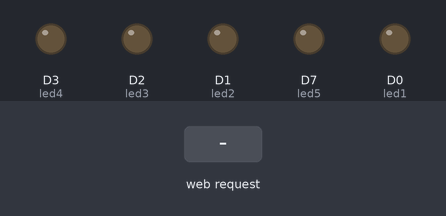
The sketch below on a simulated ESP8266 (NodeMCU). Shown: output pins drawn as LEDs (lit = HIGH). The test bench sets the inputs (shaded band). WiFi joins after 1.5 s; servers stay silent unless stated; what the sketch prints to the serial monitor is not drawn.

Above: at 2.7 s.
2.8 s: HTTP request GET /D1_ON received
At 3.5 s:
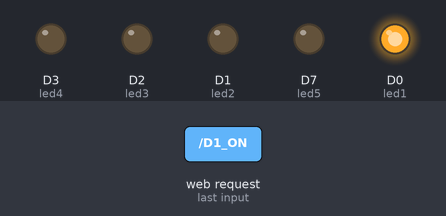
4.3 s: HTTP request GET /D2_ON received
At 4.7 s:
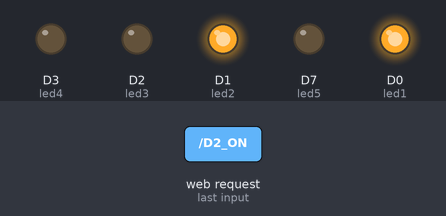
5.8 s: HTTP request GET /D1_OFF received
At 7.0 s:
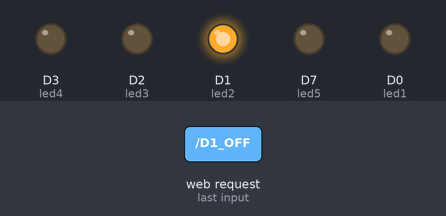
7.3 s: HTTP request GET /D3_ON received
At 8.2 s:
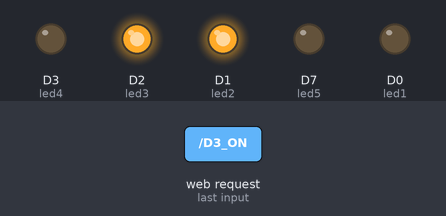
8.8 s: HTTP request GET /D2_OFF received
At 9.3 s:
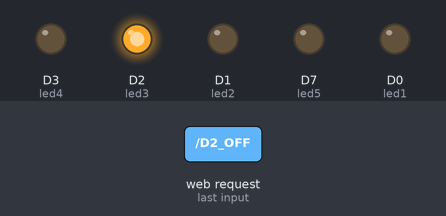
10.3 s: HTTP request GET /D4_ON received
At 11.6 s:
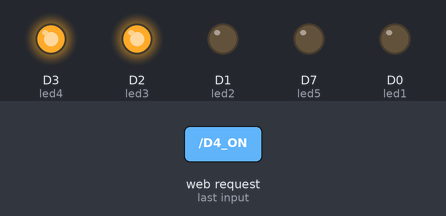
Timing chart, 0 to 12.8 s (numbered marks = the images above; inputs shaded):
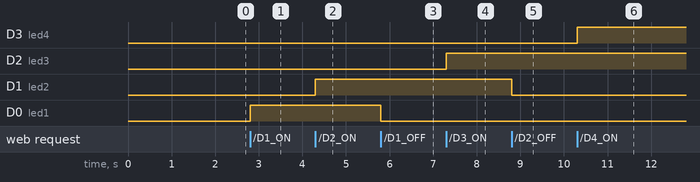

The sketch:

STATION_MODE_NEED_ROUTER.ino
```cpp
// (licence header left out)
#include <ESP8266WiFi.h>
#include <WiFiClient.h>
#include <ESP8266WebServer.h>
#include <ESP8266mDNS.h>

#ifndef STASSID
#define STASSID "MuksWifi"
#define STAPSK  "00000000"
#endif


#define led1 D0
#define led2 D1
#define led3 D2
#define led4 D3
#define led5 D7


const char* ssid = STASSID;
const char* password = STAPSK;

ESP8266WebServer server(80);
const int led = 13;
void handleRoot() {
  server.send(200, "text/plain", "speak connected to MuksOS");
}

void handleNotFound() {
  digitalWrite(led, 1);
  String message = "File Not Found\n\n";
  message += "URI: ";
  message += server.uri();
  message += "\nMethod: ";
  message += (server.method() == HTTP_GET) ? "GET" : "POST";
  message += "\nArguments: ";
  message += server.args();
  message += "\n";
  for (uint8_t i = 0; i < server.args(); i++) {
    message += " " + server.argName(i) + ": " + server.arg(i) + "\n";
  }
  server.send(404, "text/plain", message);
  digitalWrite(led, 0);
}
void setup(void) {
  pinMode(led1, OUTPUT);// send D11 ON send D10 OFF
  pinMode(led2, OUTPUT);// send D21 ON send D20 OFF
  pinMode(led3, OUTPUT);// send D31 ON send D30 OFF
  pinMode(led4, OUTPUT);// send D41 ON send D40 OFF
  pinMode(led5, OUTPUT);// send D51 ON send D50 OFF
  digitalWrite(led, 0);
  Serial.begin(115200);
  WiFi.mode(WIFI_STA);
  WiFi.begin(ssid, password);
  Serial.println("");

  // Wait for connection
  while (WiFi.status() != WL_CONNECTED) {
    delay(500);
    Serial.print(".");
  }
  Serial.println("");
  Serial.print("Connected to ");
  Serial.println(ssid);
  Serial.print("This IP address need to use for http request: ");
  Serial.println(WiFi.localIP());

  if (MDNS.begin("esp8266")) {
    Serial.println("MDNS responder started");
  }
  server.on("/", handleRoot);
  server.on("/D1_ON", []()
  {
    digitalWrite(led1, HIGH);
    Serial.println("1st LED on");
    server.send(200, "text/plain", "speak sir FIRST L E D is turning on");
  });
  server.on("/D1_OFF", []()
  {
    digitalWrite(led1, LOW);
    Serial.println(" 1st LED off");
    server.send(200, "text/plain", "speak sir FIRST L E D is turning off");
  });
  server.on("/D2_ON", []()
  {
    digitalWrite(led2, HIGH);
    Serial.println("2nd LED ON");
    server.send(200, "text/plain", "speak sir SECOND L E D is turning on");
  });
  server.on("/D2_OFF", []()
  {
    digitalWrite(led2, LOW);
    Serial.println("2nd LED off");
    server.send(200, "text/plain", "speak sir SECOND L E D is turning off");
  });
  server.on("/D3_ON", []()
  {
    digitalWrite(led3, HIGH);
    Serial.println("3rd LED on");
    server.send(200, "text/plain", "speak sir THIRD L E D is turning on");
  });
  server.on("/D3_OFF", []()
  {
    digitalWrite(led3, LOW);
    Serial.println("3rd LED off");
    server.send(200, "text/plain", "speak sir THIRD L E D is turning off");
  });
  server.on("/D4_ON", []()
  {
    digitalWrite(led4, HIGH);
    Serial.println("4th LED on");
    server.send(200, "text/plain", "speak sir FOURTH L E D is turning on");
  });
  server.on("/D4_OFF", []()
  {
    digitalWrite(led4, LOW);
    Serial.println("4th LED off");
    server.send(200, "text/plain", "speak sir FOURTH L E D is turning off");
  });
  server.on("/D5_ON", []()
  {
    digitalWrite(led5, HIGH);
    Serial.println("5th LED on");
    server.send(200, "text/plain", "speak sir FIFTH L E D is turning on");
  });
  server.on("/D5_OFF", []()
  { digitalWrite(led5, LOW);
    Serial.println("5th LED off");
    server.send(200, "text/plain", "speak sir FIFTH L E D is turning off");
  });
  server.on("/ALL_ON", []()
  { digitalWrite(led1, HIGH);
    digitalWrite(led2, HIGH);
    digitalWrite(led3, HIGH);
    digitalWrite(led4, HIGH);
    digitalWrite(led5, HIGH);
    Serial.println("all LED on");
    server.send(200, "text/plain", "speak sir ALL LIGHTS ARE turning on");
  });
  server.on("/ALL_OFF", []()
  { digitalWrite(led1 , LOW);
    digitalWrite(led2 , LOW);
    digitalWrite(led3 , LOW);
    digitalWrite(led4 , LOW);
    digitalWrite(led5 , LOW);
    Serial.println("all LED off");
    server.send(200, "text/plain", "speak sir ALL LIGHTS ARE turning off");
  });
  server.onNotFound(handleNotFound);
  server.begin();
  Serial.println("HTTP server started");
}
void loop(void) {
  server.handleClient();
  MDNS.update();
}
```

Measured:
- after the input at 2.8 s, D0 (led1): LOW → HIGH at once
- after the input at 4.3 s, D1 (led2): LOW → HIGH at once
- after the input at 5.8 s, D0 (led1): HIGH → LOW at once
- after the input at 7.3 s, D2 (led3): LOW → HIGH at once
- after the input at 8.8 s, D1 (led2): HIGH → LOW at once
- after the input at 10.3 s, D3 (led4): LOW → HIGH at once
